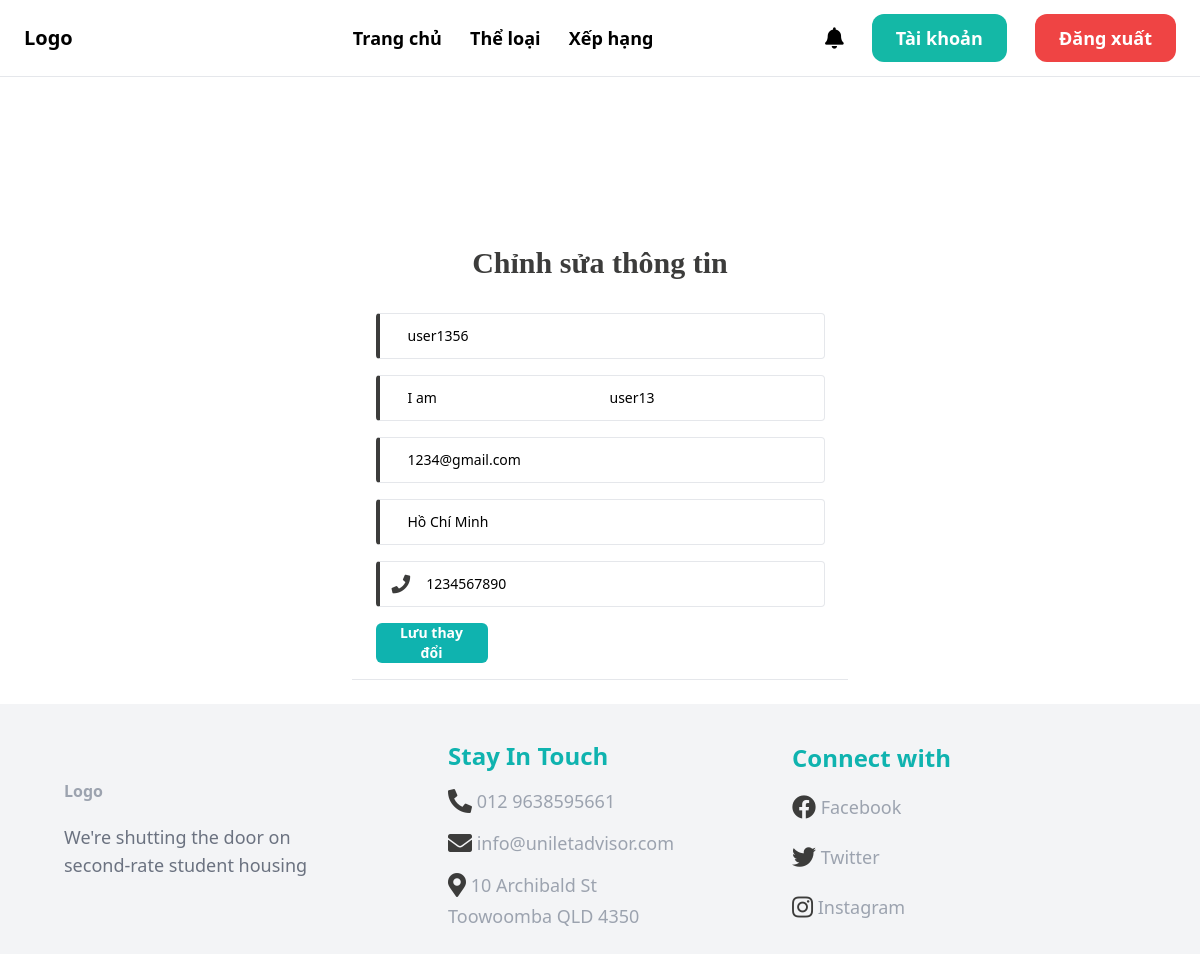
Page /edit_infomation/ (signed in) on the earlier database version.
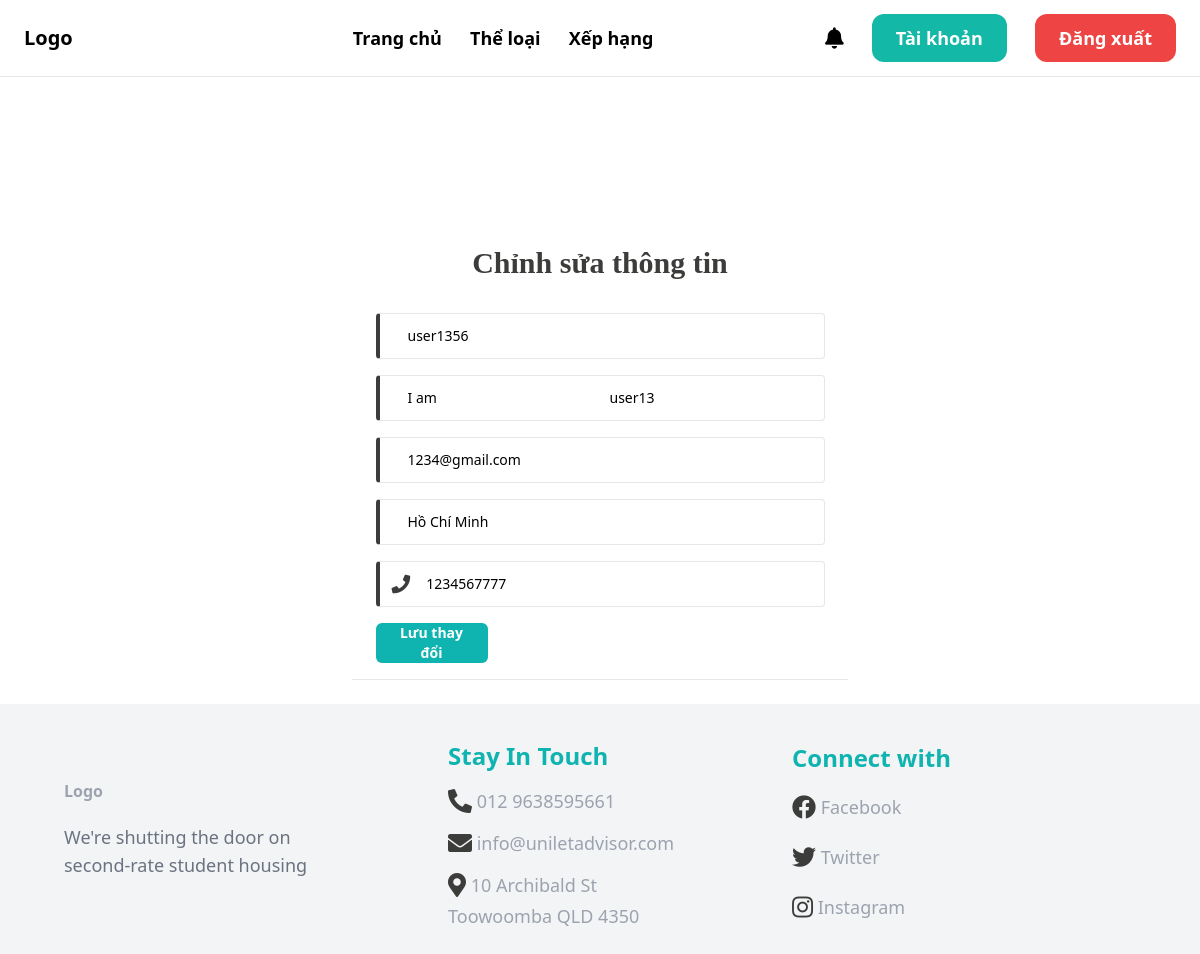
Same page on the later database version.
### userauths/models.py (models this page shows, shortened)
class User(AbstractUser):
    email = models.EmailField(unique=True)
    username = models.CharField(max_length=100)
    user_id = ShortUUIDField(unique=True, primary_key=True, prefix="user", alphabet='1234567890', length=6, max_length=100)
    phone_number = models.CharField(max_length=20, blank=True)
    address = models.CharField(max_length=255, blank=True)
    USERNAME_FIELD = "email"
    REQUIRED_FIELDS = ['username']

### core/views.py (the view)
# urls.py: path('edit_infomation/', views.edit_infomation, name='edit_infomation'),
@login_required
def edit_infomation(request):
    if request.method == 'POST':
        form = UserProfileForm(request.POST, instance=request.user)
        if form.is_valid():
            form.save()
            messages.success(request, 'Thông tin cá nhân đã được cập nhật thành công!')
            return redirect(reverse('core:account'))
    else:
        form = UserProfileForm(instance=request.user)
    context = {
        'form': form
    }
    return render(request, 'core/edit_infomation.html', context)

### core/forms.py
class UserProfileForm(forms.ModelForm):
    class Meta:
        model = User
        fields = ['username','first_name', 'last_name', 'email', 'phone_number', 'address']

### templates/core/edit_infomation.html (shortened to what this page needs)
{% extends 'core/base.html' %}
{% load static %}
{% block content %}
    <div class="bg-grey-lighter flex flex-col text-sm mt-32">
        <div class="container max-w-lg mx-auto flex-1 flex flex-col items-center justify-center px-2">
            <div class="grid justify-items-center bg-white px-4 py-4 rounded text-black w-full text-sm">
                <h1 class="mb-8 text-3xl text-center font-bold text-[#3C3C3B]" style="font-family: Maven Pro;">Chỉnh sửa thông tin</h1>
                <form method="POST">
                    <div
                        class=" flex border border-l-4 border-l-[#3C3C3B] w-full p-3 rounded mb-4 focus-within:ring-1 focus-within:ring-[#0FB3AF]">
                        <input type="text" name="username" class="focus:outline-none self-center w-full"
                            placeholder="Tên đăng nhập" value="{{ form.username.value }}" required />
                    </div>
                    <div
                        class=" flex border border-l-4 border-l-[#3C3C3B] w-full p-3 rounded mb-4 focus-within:ring-1 focus-within:ring-[#0FB3AF]">
                        <input type="text" name="first_name" class="focus:outline-none self-center w-full"
                            placeholder="Họ" value="{{ form.first_name.value }}" required />
                        <input type="text" name="last_name" class="focus:outline-none self-center w-full"
                            placeholder="Tên" value="{{ form.last_name.value }}" required />
                    </div>
                    <div
                        class=" flex border border-l-4 border-l-[#3C3C3B] w-full p-3 rounded mb-4 focus-within:ring-1 focus-within:ring-[#0FB3AF]">
                        <input type="text" name="email" class="focus:outline-none self-center w-full"
                            placeholder="Email" value="{{ form.email.value }}" required />
                    </div>
                    <div
                        class=" flex border border-l-4 border-l-[#3C3C3B] w-full p-3 rounded mb-4 focus-within:ring-1 focus-within:ring-[#0FB3AF]">
                        <input type="text" name="address" class="focus:outline-none self-center w-full"
                            placeholder="Địa chỉ" value="{{ form.address.value }}" required />
                    </div>
                    <div
                        class=" flex border border-l-4 border-l-[#3C3C3B] w-full p-3 rounded mb-4 focus-within:ring-1 focus-within:ring-[#0FB3AF]">
                        <i class="fa fa-phone self-center pr-4 text-[#3C3C3B]  fa-lg" aria-hidden="true"></i>
                        <input type="text" name="phone_number" class="focus:outline-none self-center w-full"
                            placeholder="Số điện thoại" value="{{ form.phone_number.value }}" required />
                    </div>
                    <button type="submit" class="bg-[#0FB3AF] hover:bg-[#0FB3AFCC] rounded-md px-3 text-sm h-10 w-28 text-white font-semibold">
                        Lưu thay đổi
                    </button>
                </form>
            </div>
            <hr style="width: 100%; height: 1px; background-color: #C4C4C4;">
        </div>
    </div>
{% endblock %}

Differences in the rows shown:
changed User "user1356": phone_number "1234567890" → "1234567777"
